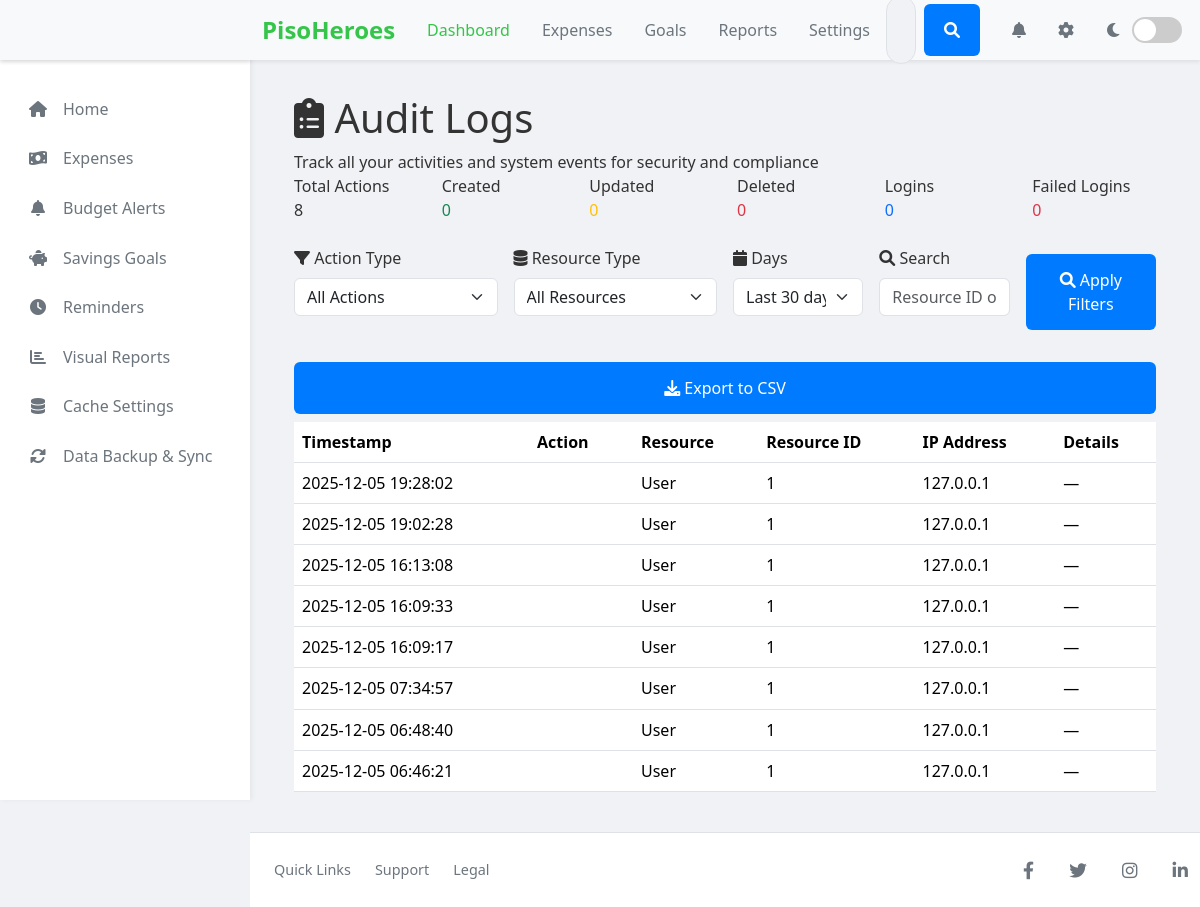
The page /audit-logs/ (signed in) on the database as committed earlier.
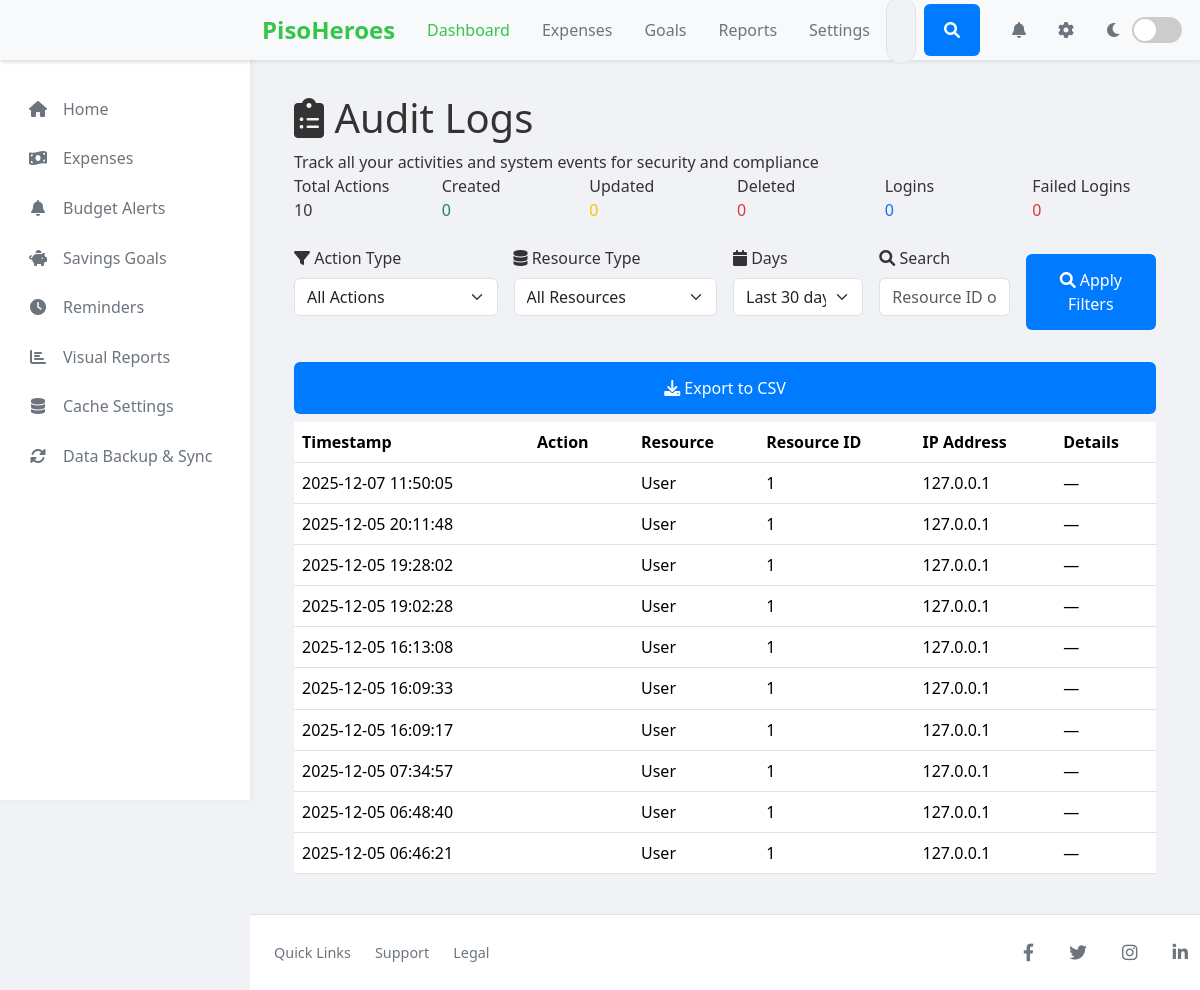
The same page on the database as committed later.
### audit_logs/models.py (models this page shows, shortened)
class AuditLog(models.Model):
    ACTION_TYPES = [
        ('CREATE', 'Create'),
        ('READ', 'Read'),
        ('UPDATE', 'Update'),
        ('DELETE', 'Delete'),
        ('LOGIN', 'Login'),
        ('LOGOUT', 'Logout'),
        ('LOGIN_FAILED', 'Login Failed'),
        ('ACCESS_DENIED', 'Access Denied'),
        ('BUDGET_BREACH', 'Budget Threshold Breach'),
        ('ALERT_TRIGGERED', 'Alert Triggered'),
    ]
    RESOURCE_TYPES = [
        ('expense', 'Expense'),
        ('goal', 'Savings Goal'),
        ('alert', 'Budget Alert'),
        ('reminder', 'Reminder'),
        ('user', 'User'),
        ('monthly_allowance', 'Monthly Allowance'),
        ('system', 'System'),
    ]
    timestamp = models.DateTimeField(auto_now_add=True, db_index=True)
    user_id = models.CharField(max_length=255, db_index=True, null=True, blank=True)
    action_type = models.CharField(max_length=20, choices=ACTION_TYPES, db_index=True)
    resource_type = models.CharField(max_length=50, choices=RESOURCE_TYPES, db_index=True)
    resource_id = models.CharField(max_length=255, null=True, blank=True)
    metadata = models.JSONField(default=dict, blank=True)
    ip_address = models.GenericIPAddressField(null=True, blank=True)
    user_agent = models.TextField(null=True, blank=True)
    class Meta:
        ordering = ['-timestamp']
        indexes = [
            models.Index(fields=['-timestamp', 'user_id']),
            models.Index(fields=['action_type', 'resource_type']),
        ]
    def get_metadata_display(self):
        if not self.metadata:
            return "No metadata"
        return json.dumps(self.metadata, indent=2)

### audit_logs/views.py (the view)
# urls.py: path('', views.audit_logs_view, name='audit_logs'),
@require_authentication
def audit_logs_view(request):
    user_id = request.session.get("user_id")
    action_type = request.GET.get("action_type", "")
    resource_type = request.GET.get("resource_type", "")
    days_str = request.GET.get("days", "30")
    search = request.GET.get("search", "")
    try:
        days = int(days_str)
    except (TypeError, ValueError):
        days = 30
    logs = AuditLog.objects.filter(user_id=user_id)
    if days:
        start_date = datetime.now() - timedelta(days=days)
        logs = logs.filter(timestamp__gte=start_date)
    if action_type:
        logs = logs.filter(action_type=action_type)
    if resource_type:
        logs = logs.filter(resource_type=resource_type)
    if search:
        logs = logs.filter(
            Q(resource_id__icontains=search)
            | Q(ip_address__icontains=search)
        )
    total_actions = logs.count()
    create_count = logs.filter(action_type="CREATE").count()
    update_count = logs.filter(action_type="UPDATE").count()
    delete_count = logs.filter(action_type="DELETE").count()
    login_count = logs.filter(action_type="LOGIN").count()
    failed_login_count = logs.filter(action_type="LOGIN_FAILED").count()
    logs = logs.order_by("-timestamp")[:100]
    context = {
        "logs": logs,
        "total_actions": total_actions,
        "create_count": create_count,
        "update_count": update_count,
        "delete_count": delete_count,
        "login_count": login_count,
        "failed_login_count": failed_login_count,
        "action_types": AuditLog.ACTION_TYPES,
        "resource_types": AuditLog.RESOURCE_TYPES,
        "action_labels_map": _build_choice_maps()[0],
        "resource_labels_map": _build_choice_maps()[1],
        "selected_action": action_type,
        "selected_resource": resource_type,
        "selected_days": days,
        "search_query": search,
    }
    return render(request, "audit_logs/audit_logs.html", context)

### audit_logs/views.py (called while the page is built)
def _build_choice_maps():
    action_map = {code: label for code, label in getattr(AuditLog, "ACTION_TYPES", [])}
    resource_map = {code: label for code, label in getattr(AuditLog, "RESOURCE_TYPES", [])}
    return action_map, resource_map

### templates/audit_logs/audit_logs.html (shortened to what the changed rows need)
{% extends 'base.html' %}
{% load static %}
{% block content %}
<div class="container-fluid py-4">
    <div class="audit-header">
        <h1><i class="fas fa-clipboard-list"></i> Audit Logs</h1>
    </div>
    <div class="row mb-4">
        <div class="col-md-2">
            <div class="stat-card">
                <div class="stat-label">Total Actions</div>
                <div class="stat-value">{{ total_actions }}</div>
            </div>
        </div>
    </div>
    {% if logs %}
    <div class="logs-table">
        <table class="table table-hover">
            <thead>
                <tr>
                    <th>Timestamp</th>
                    <th>Action</th>
                    <th>Resource</th>
                    <th>Resource ID</th>
                    <th>IP Address</th>
                    <th>Details</th>
                </tr>
            </thead>
            <tbody>
                {% for log in logs %}
                <tr>
                    <td>{{ log.timestamp|date:"Y-m-d H:i:s" }}</td>
                    <td>
                        <span class="badge badge-{{ log.action_type|lower }}">
                        </span>
                    </td>
                    <td>{{ log.get_resource_type_display }}</td>
                    <td>{{ log.resource_id|default:"—" }}</td>
                    <td>{{ log.ip_address|default:"—" }}</td>
                    <td class="metadata-cell" title="{{ log.get_metadata_display }}">
                        {% if log.metadata %}
                            {{ log.metadata|truncatechars:50 }}
                        {% else %}
                            —
                        {% endif %}
                    </td>
                </tr>
                {% endfor %}
            </tbody>
        </table>
    </div>
    {% else %}
    <div class="empty-state">
        <i class="fas fa-clipboard-list"></i>
        <h3>No Audit Logs Found</h3>
        <p>No logs match your current filters. Try adjusting your search criteria.</p>
    </div>
    {% endif %}
</div>
{% endblock %}

Rows that differ between the two databases and show on the page:
added AuditLog: timestamp "2025-12-07 11:50:05", resource_type "User", resource_id "1", ip_address "127.0.0.1"
added AuditLog: timestamp "2025-12-05 20:11:48", resource_type "User", resource_id "1", ip_address "127.0.0.1"
Other text that changed with them:
{{ total_actions }}: "8" → "10"
